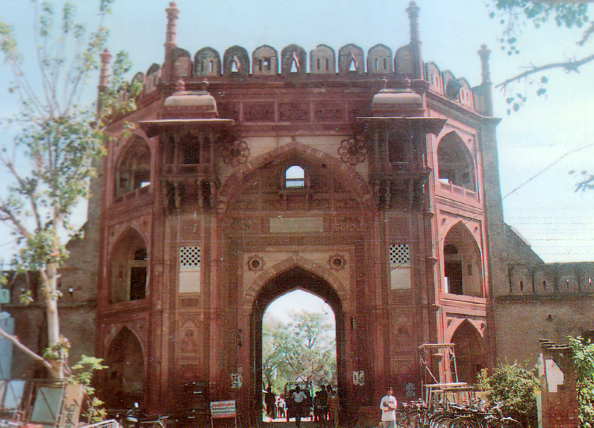
//> input picture dataset/nurmahal/nuramal.jpg, 1188 x 855 px (shown at 1/2 size)
$ ./sift   (built with g++ and OpenCV 4)
//> lines starting //> are read from the running program, lines starting //| are printed output that depends on the picture
#include <iostream>
#include <math.h>
#include <opencv2/opencv.hpp>
#include <vector>
#include <numeric>

using namespace std;

//extrema detection
//create base image
cv::Mat createBaseImage(const string& imagePath)
{
//> called with imagePath = "../dataset/nurmahal/nuramal.jpg"
    //create baseimage
    cv::Mat baseImage = cv::imread(imagePath, cv::IMREAD_GRAYSCALE);
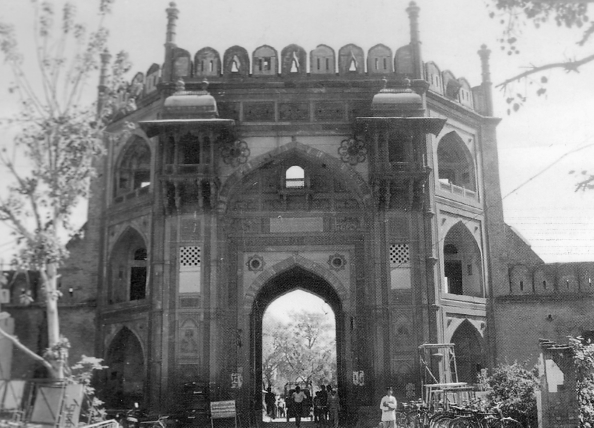
//> baseImage: 855 rows x 1188 cols, CV_8UC1 (shown at 1/2 size); min 0, max 254, mean 128.5
    //file not found
    if (baseImage.empty())
    {
        cerr << "Error: Could not open or find the image!" << endl;
        exit(EXIT_FAILURE);
    }
    return baseImage;
}

//get the number of octaves
int getNumOctaves(const cv::Mat& baseImage, const int num_intervals = 3){
    return abs(int(round(log2(min(baseImage.rows, baseImage.cols)))) - 2); // -2 heuristic added as per the opencv documentation
}

//generate gaussian kernels
vector<float> genGaussianSigmas(const double sigma=1.3, const int num_intervals=3)
{
    vector<float> kernel_sigmas;
    int num_img_per_octave = num_intervals + 3;
    float k = pow(2.0, 1.0 / num_intervals);
    kernel_sigmas.push_back(sigma);
    kernel_sigmas.push_back((pow((sigma*k),2) - pow(sigma, 2)));
    //generate list of gaussian kernels
    for (int i = 0; i < num_img_per_octave-2; i++)
    {
        kernel_sigmas.push_back(pow(k, i) * kernel_sigmas.back());
    }
    return kernel_sigmas;
}

//build gaussian pyramid
vector<vector<cv::Mat>> buildGausPyramid(cv::Mat baseImage, const int num_octaves, const vector<float>& sigmas, const int num_intervals=3)
{
    vector<vector<cv::Mat>> gausPyramid;
    for (int i = 0; i < num_octaves; i++)
    {
        vector<cv::Mat> cur_octave;
        cur_octave.push_back(baseImage);
        for (int j = 0; j < num_intervals+2; j++)
        {
            cv::Mat gausImage;
            //Size(0,0) means that the size of the kernel is computed from the sigmaX and sigmaY
            cv::GaussianBlur(baseImage, gausImage, cv::Size(0, 0), sigmas[j], sigmas[j]);
            cur_octave.push_back(gausImage);
        }
        gausPyramid.push_back(cur_octave);
        //3rd from the last image of the current octave is the base image for the next octave
        cv::resize(cur_octave[num_intervals-3], baseImage, cv::Size(cur_octave[num_intervals-3].cols/2, cur_octave[num_intervals-3].rows/2), 0, 0, cv::INTER_NEAREST);
    }
    return gausPyramid;
}

//build Difference of Gaussian Pyramid
vector<vector<cv::Mat>> buildDoGPyramid(const vector<vector<cv::Mat>> gaussPyramid, const int num_intervals = 3){
    vector<vector<cv::Mat>> DoGPyramid;
    for(int i = 0; i < gaussPyramid.size(); i++){
        vector<cv::Mat> cur_octave_DoG;
        vector<cv::Mat> cur_octave = gaussPyramid[i];
        for(int j = 0; j < num_intervals+1; j++){
            cv::Mat DoGImage = cur_octave[j+1] - cur_octave[j];
            cur_octave_DoG.push_back(DoGImage);
        }
        DoGPyramid.push_back(cur_octave_DoG);
    }
    return DoGPyramid;
}

//Central difference for gradient computation
// [75 lines left out: functions computeGradient, computeHessian, isExtremum, refineExtrema, not called in this run]

//Scale-space extrema detection
vector<cv::KeyPoint> scaleSpaceExtrema(
    const vector<vector<cv::Mat>>& DoGPyramid, int numIntervals, float contrastThreshold, int imageBorder) {
    vector<cv::KeyPoint> keypoints;
    float prelimContrastThreshold = 0.5f * (contrastThreshold / numIntervals) / 255.0f;

    for (int octaveIdx = 0; octaveIdx < DoGPyramid.size(); ++octaveIdx) {
        const auto& octave = DoGPyramid[octaveIdx];
        for (int imgIdx = 1; imgIdx < octave.size() - 1; ++imgIdx) {
            for (int y = imageBorder; y < octave[imgIdx].rows - imageBorder; ++y) {
                for (int x = imageBorder; x < octave[imgIdx].cols - imageBorder; ++x) {
                    if (x - 1 < 0 || x + 1 >= octave[imgIdx].cols || y - 1 < 0 || y + 1 >= octave[imgIdx].rows) {
                        continue;
                    }

                    cv::Mat patchCube = octave[imgIdx](cv::Rect(x - 1, y - 1, 3, 3)).clone();
                    if (patchCube.rows != 3 || patchCube.cols != 3 || patchCube.type() != CV_32F) {
                        continue;
                    }

                    if (isExtremum(patchCube, prelimContrastThreshold)) {
                        cv::Point3f refined = refineExtrema(patchCube, 10, contrastThreshold);
                        if (refined.x != -1) {
                            cv::KeyPoint kp;
                            kp.pt = cv::Point2f(x + refined.x, y + refined.y);
                            kp.octave = octaveIdx;
                            kp.response = patchCube.at<float>(1, 1);
                            keypoints.push_back(kp);
                        }
                    }
                }
            }
        }
    }
    return keypoints;
}


int main()
{
    string imgpath = "../dataset/nurmahal/nuramal.jpg";
    cv::Mat baseImage;
    baseImage = createBaseImage(imgpath);
    cout << "SIFT running..." << endl;
    cv::imshow("Base Image", baseImage);
    cv::waitKey(0);
    cv::destroyAllWindows();
    //get the number of octaves
    int num_octaves = getNumOctaves(baseImage);
//> num_octaves = 8
    cout << "Number of octaves: " << num_octaves << endl;
//| Number of octaves: 8
    //generate gaussian kernels
    vector<float> sigmas = genGaussianSigmas();
    //build gaussian pyramid
    vector<vector<cv::Mat>> gaussPyramid = buildGausPyramid(baseImage, num_octaves, sigmas,3);
//> the loop in buildGausPyramid, `for (int i = 0; i < num_octaves; i++)` made 8 passes
//> pass 1, in buildGausPyramid, `cv::resize(cur_octave[num_intervals-3], baseImage, cv::Size(cur_octave..`:
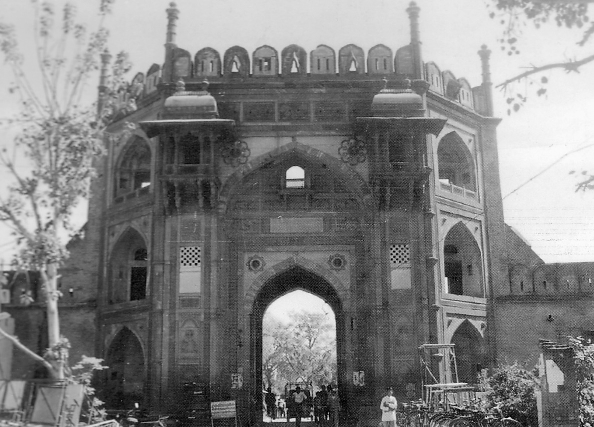
//> baseImage: 427 rows x 594 cols, CV_8UC1; min 0, max 252, mean 128.6
//> pass 2, in buildGausPyramid, `cv::resize(cur_octave[num_intervals-3], baseImage, cv::Size(cur_octave..`:
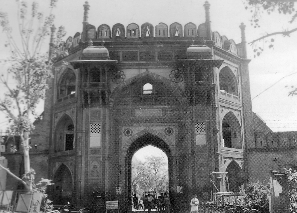
//> baseImage: 213 rows x 297 cols, CV_8UC1; min 0, max 252, mean 128.9
//> pass 3, in buildGausPyramid, `cv::resize(cur_octave[num_intervals-3], baseImage, cv::Size(cur_octave..`:
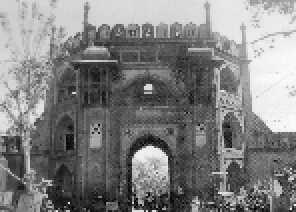
//> baseImage: 106 rows x 148 cols, CV_8UC1 (shown 2 times larger); min 0, max 251, mean 129.3
//> gaussPyramid = 8 items
    cout << "Number of images in each octave of GausPyramid: " << gaussPyramid[0].size() << endl;
//| Number of images in each octave of GausPyramid: 6

    //build Difference of Gaussian Pyramid
    vector<vector<cv::Mat>> DoGPyramid = buildDoGPyramid(gaussPyramid, 3);
//> the loop in buildDoGPyramid, `for(int i = 0; i < gaussPyramid.size(); i++)` made 8 passes
//> DoGPyramid = 8 items

    cout << "Number of images in each octave of DoGPyramid: " << DoGPyramid[0].size() << endl;
//| Number of images in each octave of DoGPyramid: 4

    //scale-space extrema detection
    vector<cv::KeyPoint> keypoints = scaleSpaceExtrema(DoGPyramid, 3, 0.04, 1);
//> the loop in scaleSpaceExtrema, `for (int octaveIdx = 0; octaveIdx < DoGPyramid.size(); ++octaveIdx)` made 8 passes
//> after the loop in scaleSpaceExtrema, `for (int octaveIdx = 0; octaveIdx < DoGPyramid.size(); ++octaveIdx)`: keypoints = 0 keypoints
//> keypoints = 0 keypoints
    cout << "Number of keypoints: " << keypoints.size() << endl;
//| Number of keypoints: 0

    cv::Mat keypointImage;
    cv::drawKeypoints(baseImage, keypoints, keypointImage);
    cv::imshow("Keypoints", keypointImage);
    cv::waitKey(0);
    cv::destroyAllWindows();

    cout << "SIFT completed!" << endl;
    return 0;
}

$ run again, with dataset/nurmahal/Nurmahal_Sarai_Mughal_Heritage_Punjab_India.JPG copied over dataset/nurmahal/nuramal.jpg
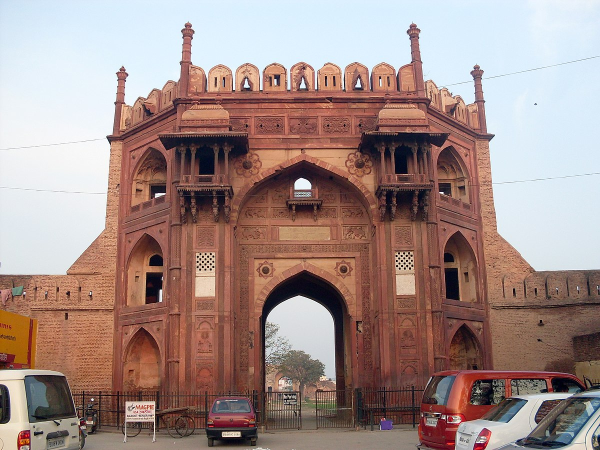
//> input picture dataset/nurmahal/Nurmahal_Sarai_Mughal_Heritage_Punjab_India.JPG, 1200 x 900 px (shown at 1/2 size)
//> in createBaseImage, `cv::Mat baseImage = cv::imread(imagePath, cv::IMREAD_GRAYSCALE);`:
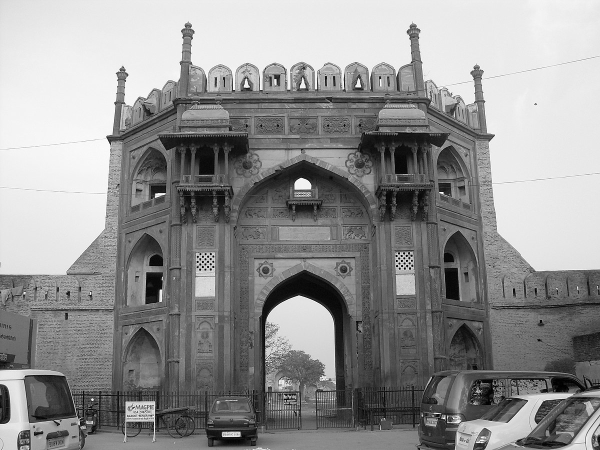
//> baseImage: 900 rows x 1200 cols, CV_8UC1 (shown at 1/2 size); min 0, max 255, mean 145.7
//> num_octaves = 8
//| Number of octaves: 8
//> the loop in buildGausPyramid, `for (int i = 0; i < num_octaves; i++)` made 8 passes
//> pass 3, in buildGausPyramid, `cv::resize(cur_octave[num_intervals-3], baseImage, cv::Size(cur_octave..`:
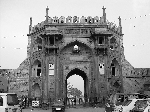
//> baseImage: 112 rows x 150 cols, CV_8UC1; min 0, max 255, mean 145.9
//> gaussPyramid = 8 items
//| Number of images in each octave of GausPyramid: 6
//> the loop in buildDoGPyramid, `for(int i = 0; i < gaussPyramid.size(); i++)` made 8 passes
//| Number of images in each octave of DoGPyramid: 4
//> the loop in scaleSpaceExtrema, `for (int octaveIdx = 0; octaveIdx < DoGPyramid.size(); ++octaveIdx)` made 8 passes
//> after the loop in scaleSpaceExtrema, `for (int octaveIdx = 0; octaveIdx < DoGPyramid.size(); ++octaveIdx)`: keypoints = 0 keypoints
//| Number of keypoints: 0

$ run again, with dataset/nurmahal/Srai_Nurmahal_Jalandhar,Punjab,India_02.jpg copied over dataset/nurmahal/nuramal.jpg
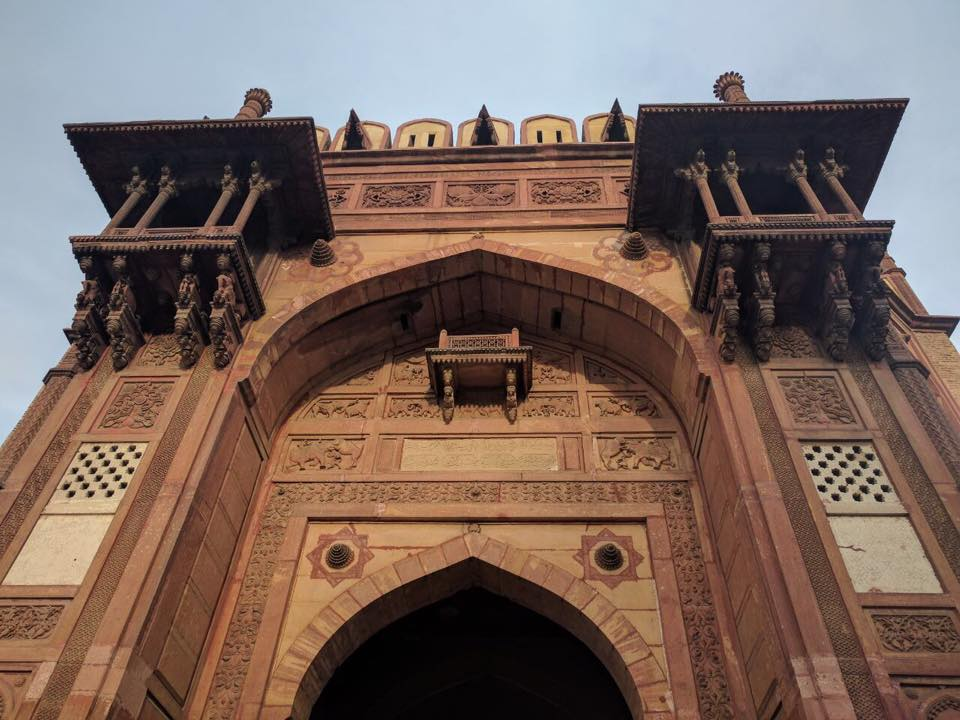
//> input picture dataset/nurmahal/Srai_Nurmahal_Jalandhar,Punjab,India_02.jpg, 960 x 720 px
//> in createBaseImage, `cv::Mat baseImage = cv::imread(imagePath, cv::IMREAD_GRAYSCALE);`:
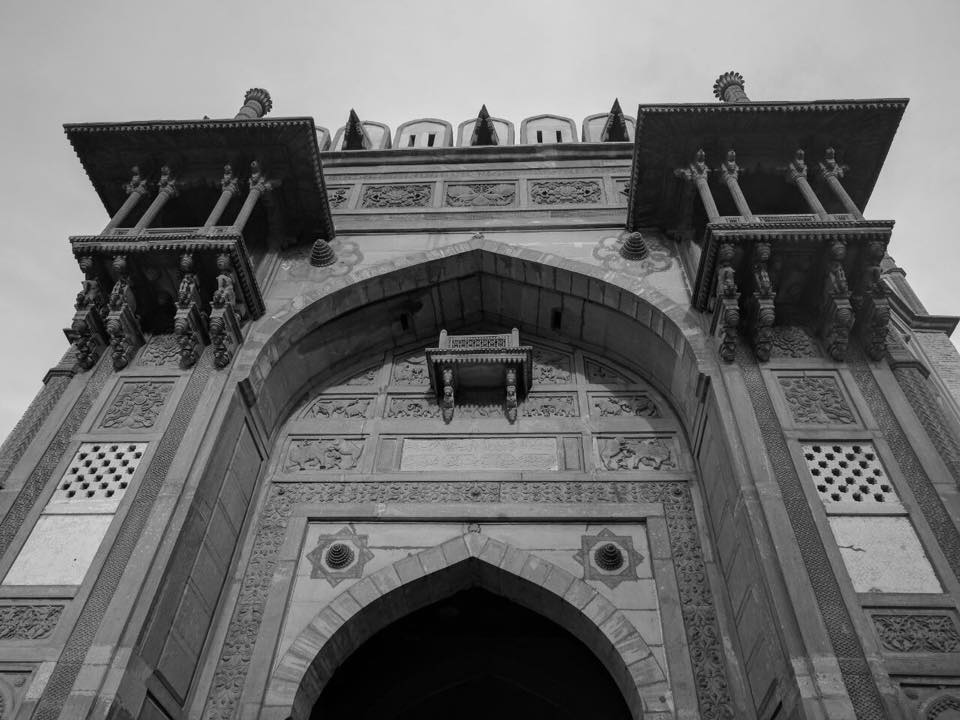
//> baseImage: 720 rows x 960 cols, CV_8UC1; min 0, max 238, mean 106.9
//> num_octaves = 7
//| Number of octaves: 7
//> the loop in buildGausPyramid, `for (int i = 0; i < num_octaves; i++)` made 7 passes
//> pass 3, in buildGausPyramid, `cv::resize(cur_octave[num_intervals-3], baseImage, cv::Size(cur_octave..`:
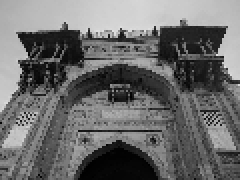
//> baseImage: 90 rows x 120 cols, CV_8UC1 (shown 2 times larger); min 0, max 229, mean 107.6
//> gaussPyramid = 7 items
//| Number of images in each octave of GausPyramid: 6
//> the loop in buildDoGPyramid, `for(int i = 0; i < gaussPyramid.size(); i++)` made 7 passes
//| Number of images in each octave of DoGPyramid: 4
//> the loop in scaleSpaceExtrema, `for (int octaveIdx = 0; octaveIdx < DoGPyramid.size(); ++octaveIdx)` made 7 passes
//> after the loop in scaleSpaceExtrema, `for (int octaveIdx = 0; octaveIdx < DoGPyramid.size(); ++octaveIdx)`: keypoints = 0 keypoints
//| Number of keypoints: 0
